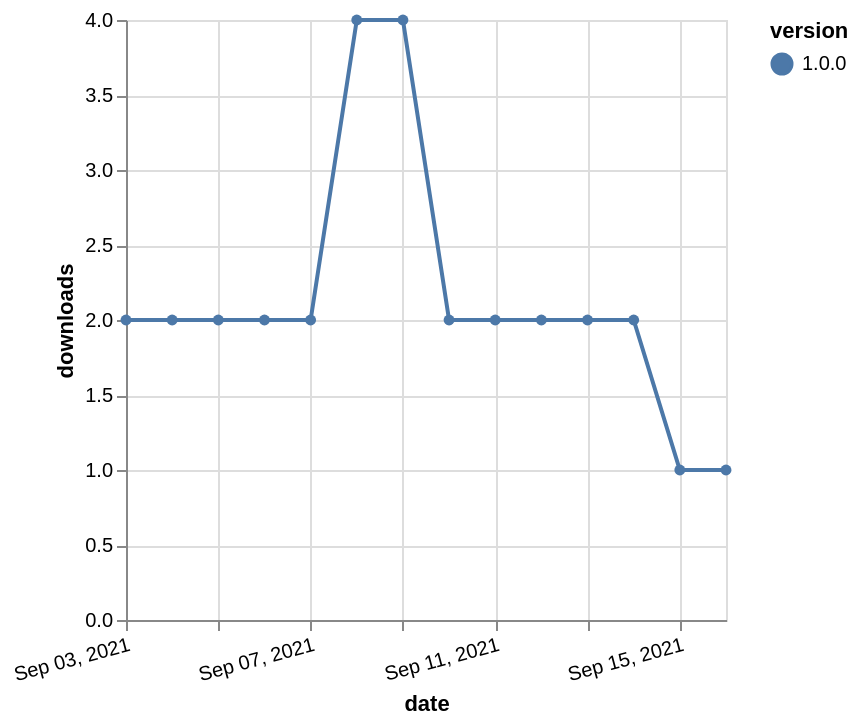

The Vega-Lite source for this figure:
### Vega-Lite specification from a JSON file in a GitHub repository (floating-point values rounded to 4 significant figures)
{"$schema": "https://vega.github.io/schema/vega-lite/v5.json", "description": "A simple bar chart with embedded data.", "data": {"values": [{"date": "2021-09-03", "total": 3767, "delta": 2, "version": "1.0.0"}, {"date": "2021-09-04", "total": 3769, "delta": 2, "version": "1.0.0"}, {"date": "2021-09-05", "total": 3771, "delta": 2, "version": "1.0.0"}, {"date": "2021-09-06", "total": 3773, "delta": 2, "version": "1.0.0"}, {"date": "2021-09-07", "total": 3775, "delta": 2, "version": "1.0.0"}, {"date": "2021-09-08", "total": 3779, "delta": 4, "version": "1.0.0"}, {"date": "2021-09-09", "total": 3783, "delta": 4, "version": "1.0.0"}, {"date": "2021-09-10", "total": 3785, "delta": 2, "version": "1.0.0"}, {"date": "2021-09-11", "total": 3787, "delta": 2, "version": "1.0.0"}, {"date": "2021-09-12", "total": 3789, "delta": 2, "version": "1.0.0"}, {"date": "2021-09-13", "total": 3791, "delta": 2, "version": "1.0.0"}, {"date": "2021-09-14", "total": 3793, "delta": 2, "version": "1.0.0"}, {"date": "2021-09-15", "total": 3794, "delta": 1, "version": "1.0.0"}, {"date": "2021-09-16", "total": 3795, "delta": 1, "version": "1.0.0"}]}, "width": "container", "mark": {"type": "line", "point": {"filled": true}}, "encoding": {"x": {"field": "date", "type": "temporal", "timeUnit": "yearmonthdate", "title": "date", "axis": {"labelAngle": -15}}, "y": {"field": "delta", "type": "quantitative", "title": "downloads"}, "color": {"field": "version", "type": "nominal"}, "tooltip": {"field": "delta"}}}
